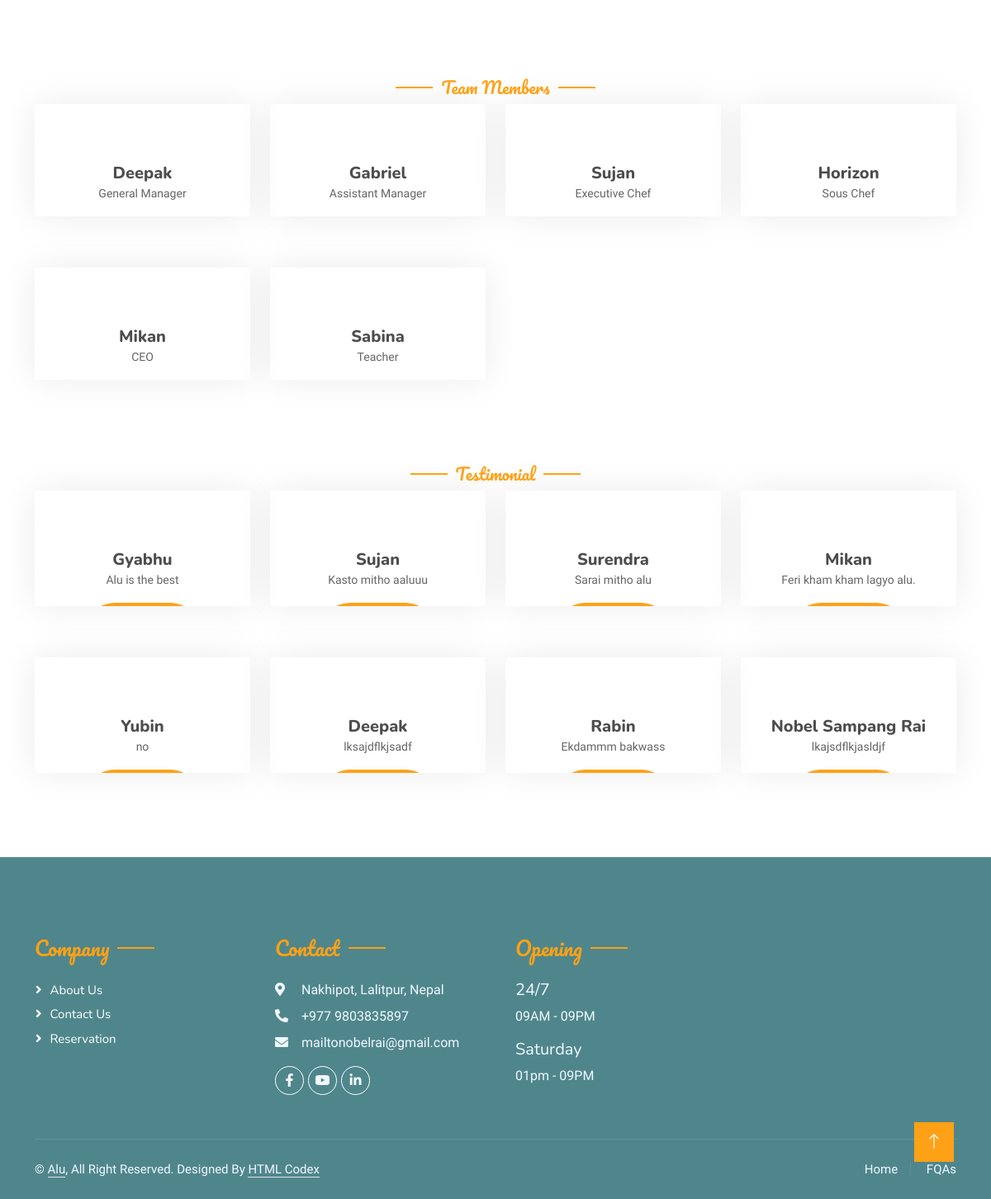
Before: / (lower part) with the older database file.
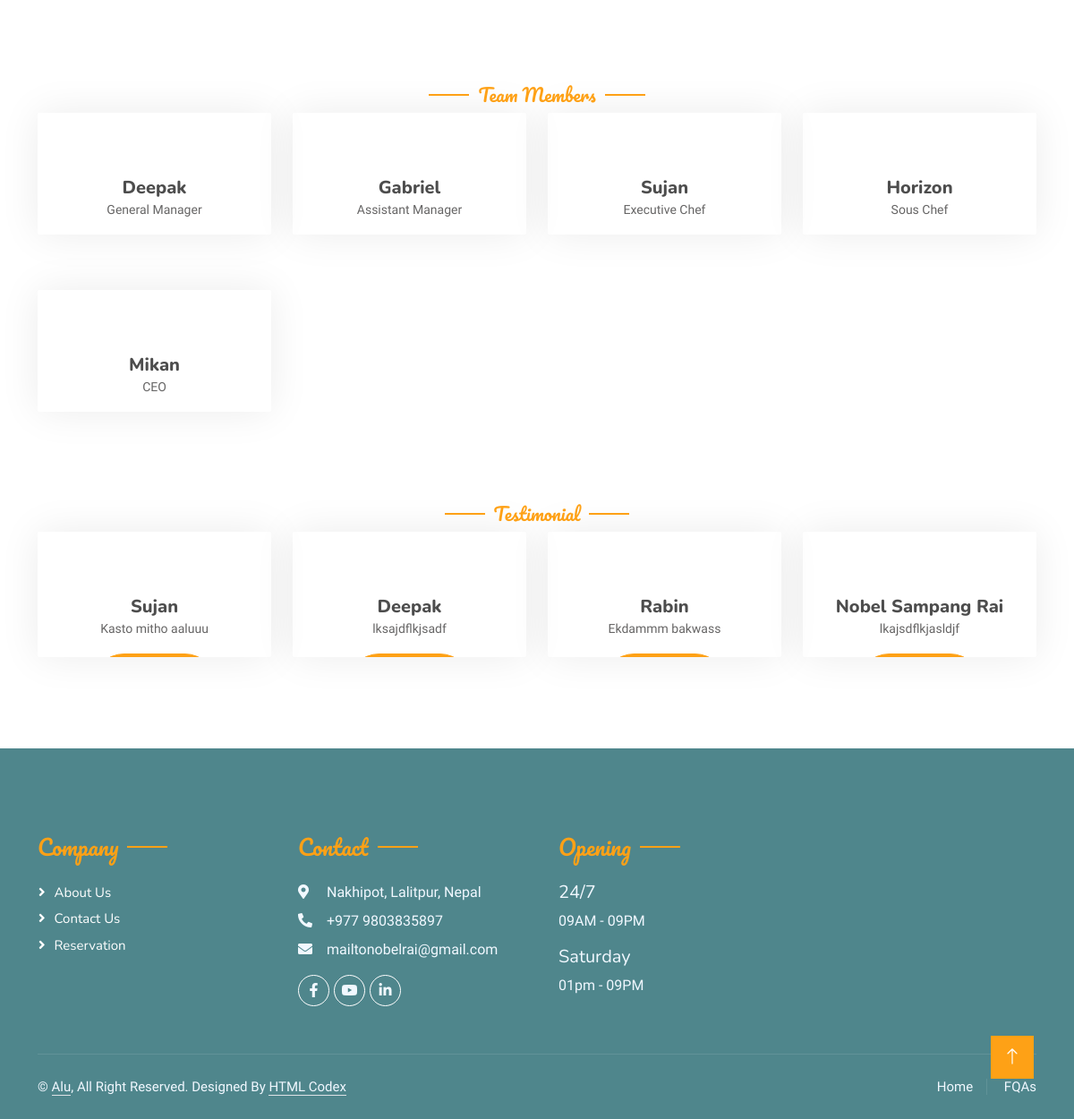
After: the same page with the newer database file.
### home/models.py (models this page shows, shortened)
class Staff(models.Model):
    name = models.CharField(max_length=20)
    gender = models.CharField(choices=GENDER_CHOICES, max_length=50, null=True)
    designation = models.CharField(max_length=20, null=True)
    facebook = models.CharField(max_length=200, null=True)
    linkedin = models.CharField(max_length=200, null=True)
    instagram = models.CharField(max_length=200, null=True)

class Testimonial(models.Model):
    user = models.OneToOneField(User, null=True, blank=True, on_delete=models.CASCADE)
    name = models.CharField(max_length=20, null=True)
    message = models.TextField(max_length=100, null=True)

### home/views.py (the view)
# urls.py: path("", index, name="index"),
def index(request):
    context = {"items": Items.objects.all(),
               "teams": Staff.objects.all(),
               "as": Testimonial.objects.all()
               }
    return render(request, "index.html", context)

### template/index.html (shortened to what this page needs)
{% extends 'base.html' %}
{% load static %}
{% block myblock %}
        <div class="container-xxl py-5 px-0 wow fadeInUp" data-wow-delay="0.1s">
        </div>
        <div class="container-xxl pt-5 pb-3">
            <div class="container">
                <div class="text-center wow fadeInUp" data-wow-delay="0.1s">
                    <h5 class="section-title ff-secondary text-center text-primary fw-normal">Team Members</h5>
                </div>
                <div class="row g-4">
                            {% for team in teams %}
                    <div class="col-lg-3 col-md-6 wow fadeInUp" data-wow-delay="0.1s">
                        <div class="team-item text-center rounded overflow-hidden">
                            <div class="rounded-circle overflow-hidden m-4">
                            </div>
                            <h5 class="mb-0">{{ team.name }}</h5>
                            <small>{{ team.designation }}</small>
                        </div>
                    </div>
                     {% endfor %}
                </div>
            </div>
        </div>
            <div class="container-xxl pt-5 pb-3">
            <div class="container">
                <div class="text-center wow fadeInUp" data-wow-delay="0.1s">
                    <h5 class="section-title ff-secondary text-center text-primary fw-normal">Testimonial</h5>
                </div>
                <div class="row g-4">
                            {% for a in as %}
                    <div class="col-lg-3 col-md-6 wow fadeInUp" data-wow-delay="0.1s">
                        <div class="team-item text-center rounded overflow-hidden">
                            <div class="rounded-circle overflow-hidden m-4">
                            </div>
                            <h5 class="mb-0">{{ a.name }}</h5>
                            <small>{{ a.message }}</small>
                            <div class="d-flex justify-content-center mt-3">
                                      <div class="col-12">
                                          <a href="#" class="btn btn-primary py-2 px-4">READ MORE</a>
                                    </div>
                            </div>
                        </div>
                    </div>
                     {% endfor %}
                </div>
            </div>
        </div>
{% endblock %}

Changed rows visible on the page:
removed Staff: name "Sabina", designation "Teacher"
removed Testimonial: name "Gyabhu", message "Alu is the best"
removed Testimonial: name "Surendra", message "Sarai mitho alu"
removed Testimonial: name "Mikan", message "Feri kham kham lagyo alu."
removed Testimonial: name "Yubin", message "no"
